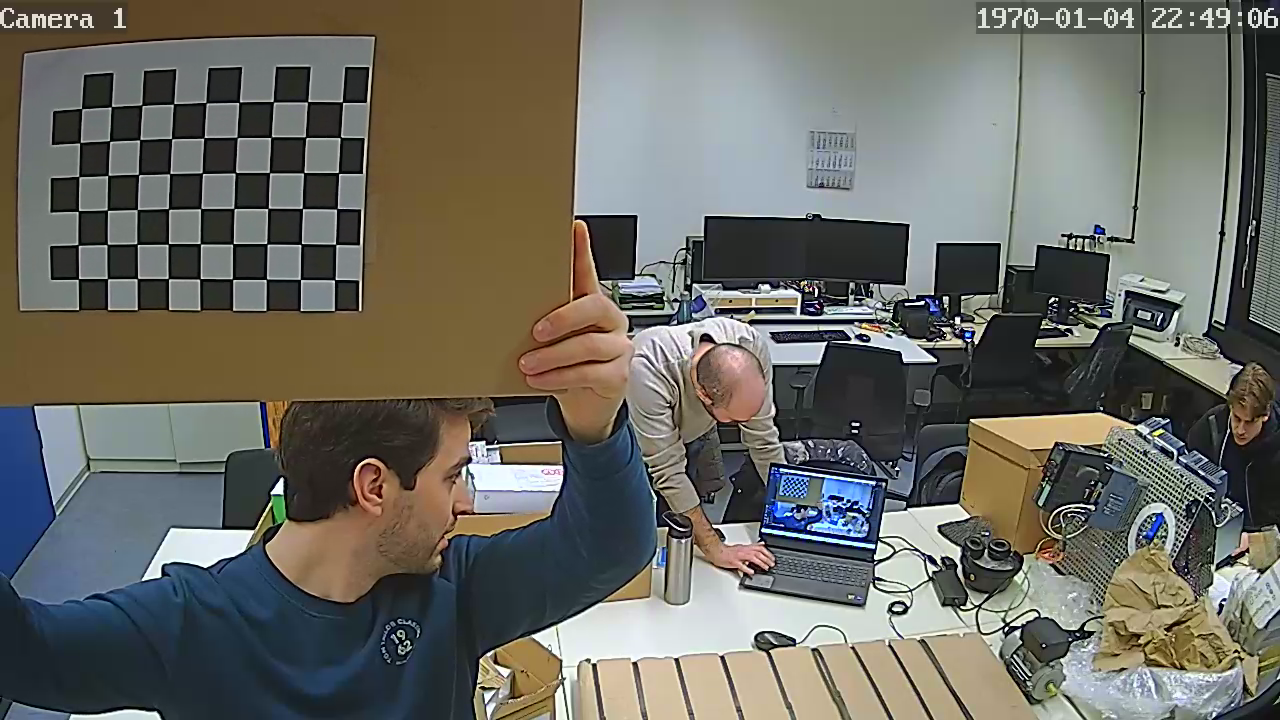
#> input picture estimator_include/SruvCameraData/CameraCalibration-main/images/img0.png, 1280 x 720 px; its folder holds 5 pictures in this run
$ python calibration.py
#> lines starting #> are read from the running program, lines starting #| are printed output that depends on the picture; after the words box and inside, x2 and y2 are one past the last pixel; in counts of white or black regions, pixels touching at a corner belong together
import numpy as np
import cv2 as cv
import glob
import pickle


################ FIND CHESSBOARD CORNERS - OBJECT POINTS AND IMAGE POINTS #############################

chessboardSize = (9,6)
frameSize = (1280,720)


# termination criteria
criteria = (cv.TERM_CRITERIA_EPS + cv.TERM_CRITERIA_MAX_ITER, 30, 0.001)


# prepare object points, like (0,0,0), (1,0,0), (2,0,0) ....,(6,5,0)
objp = np.zeros((chessboardSize[0] * chessboardSize[1], 3), np.float32)
objp[:,:2] = np.mgrid[0:chessboardSize[0],0:chessboardSize[1]].T.reshape(-1,2)

size_of_chessboard_squares_mm = 27
objp = objp * size_of_chessboard_squares_mm


# Arrays to store object points and image points from all the images.
objpoints = [] # 3d point in real world space
imgpoints = [] # 2d points in image plane.


images = glob.glob('images/*.png')
# images = 'images/*.png'

for image in images:

    img = cv.imread(image)
#> img is the input picture: shape (720, 1280, 3); mean B, G, R 99.1, 106.5, 106.9
    gray = cv.cvtColor(img, cv.COLOR_BGR2GRAY)
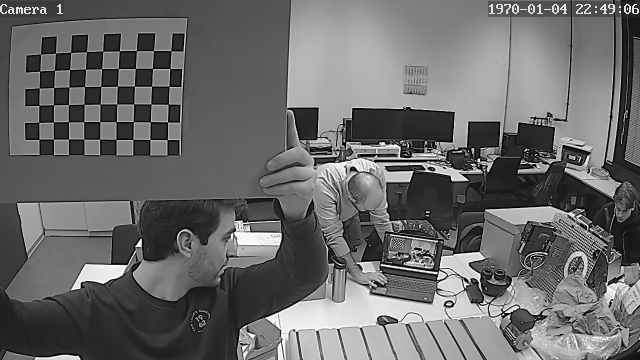
#> gray: shape (720, 1280) (shown at 1/2 size); min 0, max 255, mean 105.7
    height, width = img.shape[:2]
    print(f"Resolution is: {width}x{height}")
#| Resolution is: 1280x720

    # Find the chess board corners
    ret, corners = cv.findChessboardCorners(gray, chessboardSize, None)
#> ret = True; corners = 54 rows, first 8: [334.7, 279.7], [300.4, 279.5], [266.4, 279.3], [232.5, 279.1], [199.8, 278.9], [168.3, 278.6], [137.4, 278.5], [107.5, 278.6]

    # If found, add object points, image points (after refining them)
    if ret == True:

        objpoints.append(objp)
        corners2 = cv.cornerSubPix(gray, corners, (11,11), (-1,-1), criteria)
#> corners2 = 54 rows, first 8: [334.7, 279.7], [300.4, 279.5], [266.4, 279.3], [232.5, 279.2], [199.8, 278.8], [168.4, 278.6], [137.4, 278.5], [107.4, 278.6]
        imgpoints.append(corners)

        # Draw and display the corners
        cv.drawChessboardCorners(img, chessboardSize, corners2, ret)
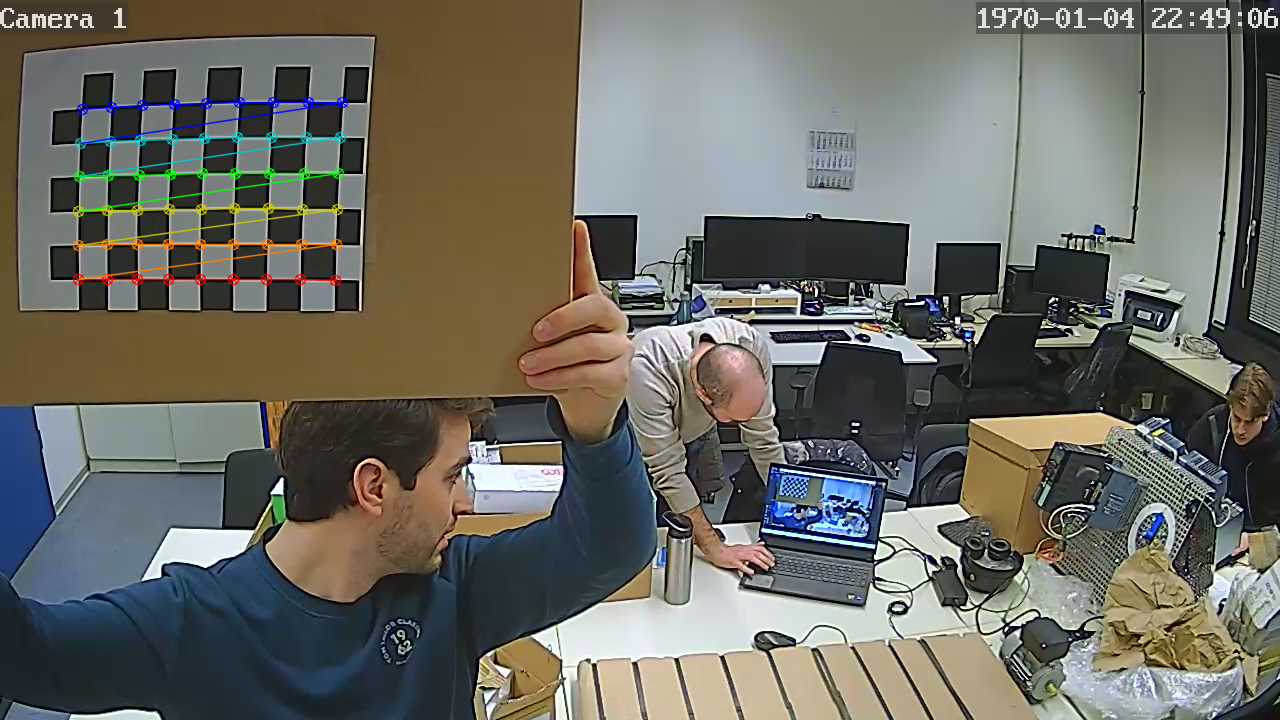
#> img: shape (720, 1280, 3); 1.37% of pixels changed, all inside (x1, y1, x2, y2) = (72, 96, 349, 287)
        cv.imshow('img', img)
        cv.waitKey(1000)
#> pass 2 of the loop `for image in images:`:
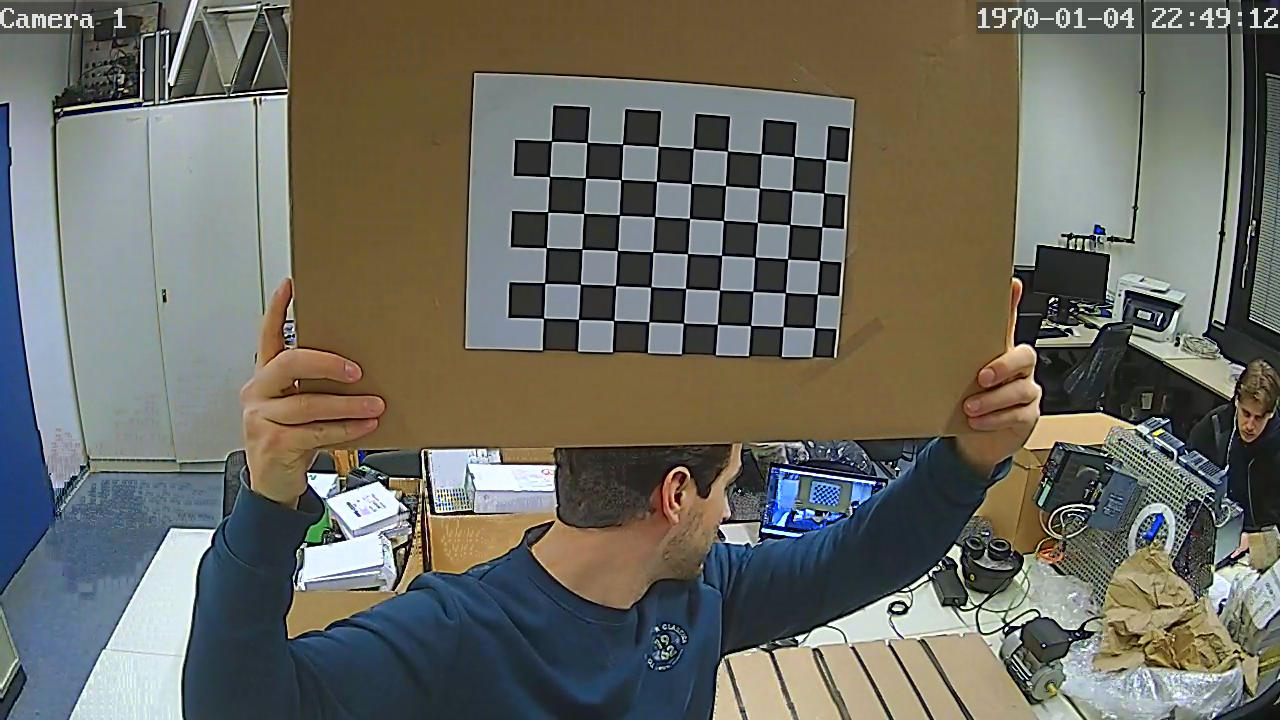
#> input picture estimator_include/SruvCameraData/CameraCalibration-main/images/img1.png, 1280 x 720 px
#> img is the input picture: shape (720, 1280, 3); mean B, G, R 97.8, 106.5, 107.4
#> `gray = cv.cvtColor(img, cv.COLOR_BGR2GRAY)`:
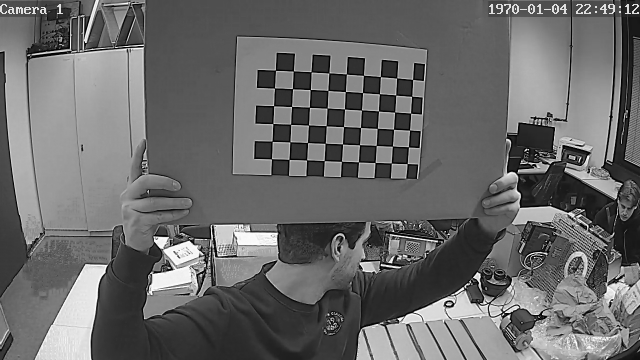
#> gray: shape (720, 1280) (shown at 1/2 size); min 0, max 255, mean 105.7
#| Resolution is: 1280x720
#> corners = 54 rows, first 8: [814.6, 327.6], [782.8, 326.5], [750.6, 325.5], [717.4, 324.3], [683.6, 322.9], [648.7, 321.7], [613.6, 320.6], [578.5, 319.4]
#> corners2 = 54 rows, first 8: [814.7, 327.6], [782.9, 326.5], [750.6, 325.5], [717.4, 324.4], [683.4, 323.1], [648.7, 321.7], [613.7, 320.5], [578.4, 319.4]
#> `cv.drawChessboardCorners(img, chessboardSize, corners2, ret)`:
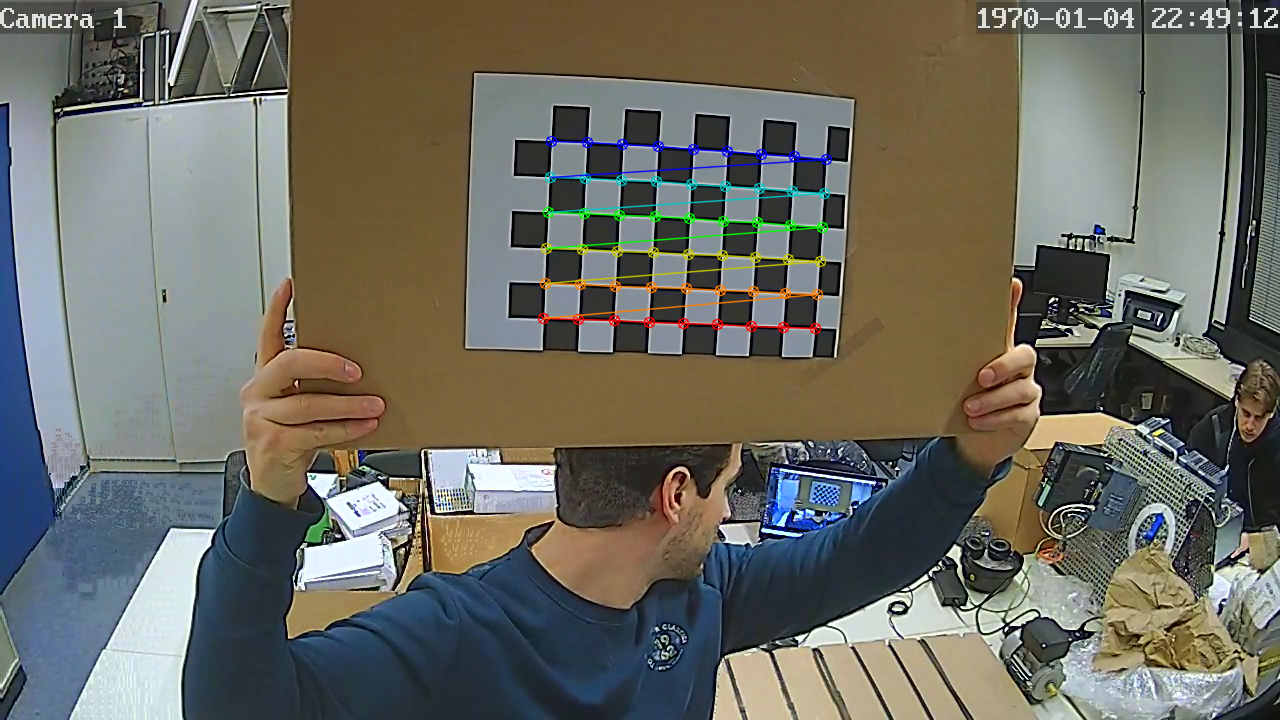
#> img: shape (720, 1280, 3); 1.42% of pixels changed, all inside (x1, y1, x2, y2) = (537, 135, 833, 335)
#> pass 3 of the loop `for image in images:`:
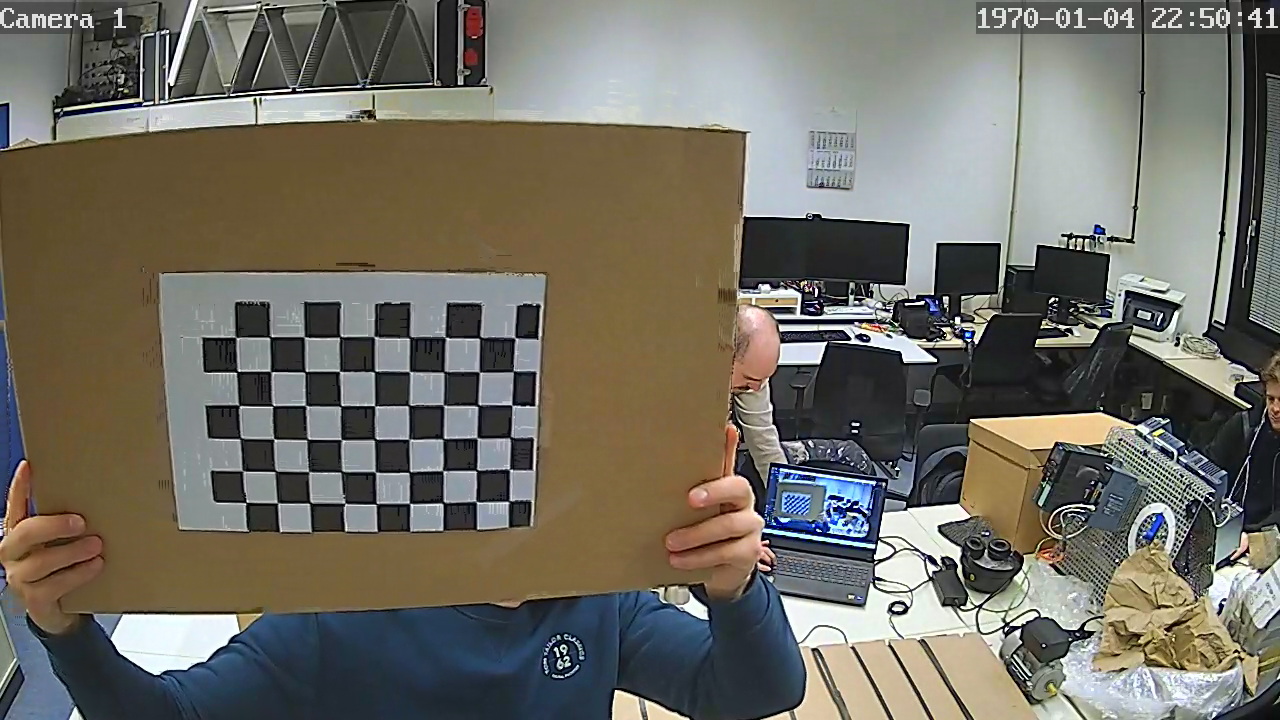
#> input picture estimator_include/SruvCameraData/CameraCalibration-main/images/img10.png, 1280 x 720 px
#> img is the input picture: shape (720, 1280, 3); mean B, G, R 99.9, 109.7, 112.9
#> `gray = cv.cvtColor(img, cv.COLOR_BGR2GRAY)`:
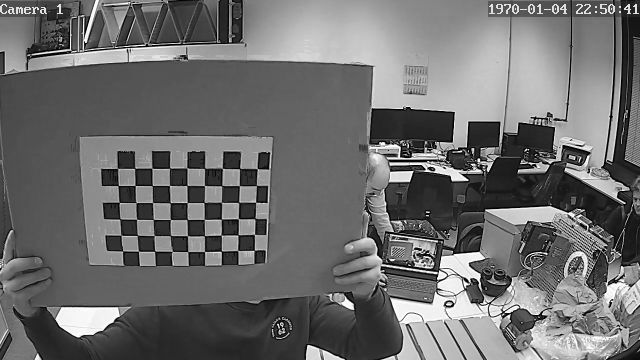
#> gray: shape (720, 1280) (shown at 1/2 size); min 0, max 255, mean 109.5
#| Resolution is: 1280x720
#> corners = 54 rows, first 8: [508.8, 500.9], [476.2, 501.4], [442.6, 502.2], [409.4, 503.4], [376.6, 503.9], [345.1, 503], [310, 502.6], [277.7, 502.7]
#> corners2 = 54 rows, first 8: [509, 501.2], [475.9, 501.6], [443.2, 502.8], [409.5, 503.5], [376.2, 503.7], [344.6, 502.8], [309.8, 502.9], [277.4, 502.8]
#> `cv.drawChessboardCorners(img, chessboardSize, corners2, ret)`:
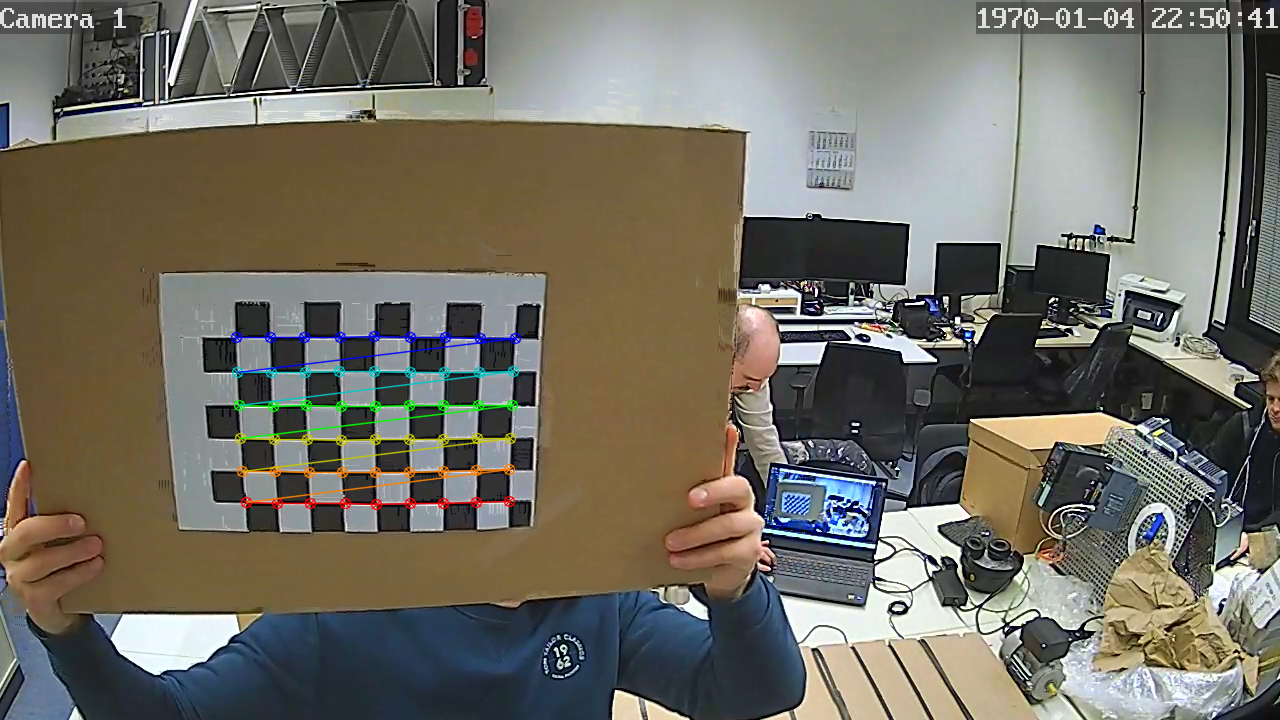
#> img: shape (720, 1280, 3); 1.41% of pixels changed, all inside (x1, y1, x2, y2) = (230, 330, 522, 511)
#> the loop made 5 passes; the first 3 are shown


cv.destroyAllWindows()


############## CALIBRATION #######################################################

ret, cameraMatrix, dist, rvecs, tvecs = cv.calibrateCamera(objpoints, imgpoints, frameSize, None, None)
print("ret", ret)
print("cameraMatrix", cameraMatrix)
print("dist", dist)
print("rvecs", rvecs)
print("tvecs", tvecs)

# [18 lines of commented-out code are left out]

img = cv.imread('images/img5.png')
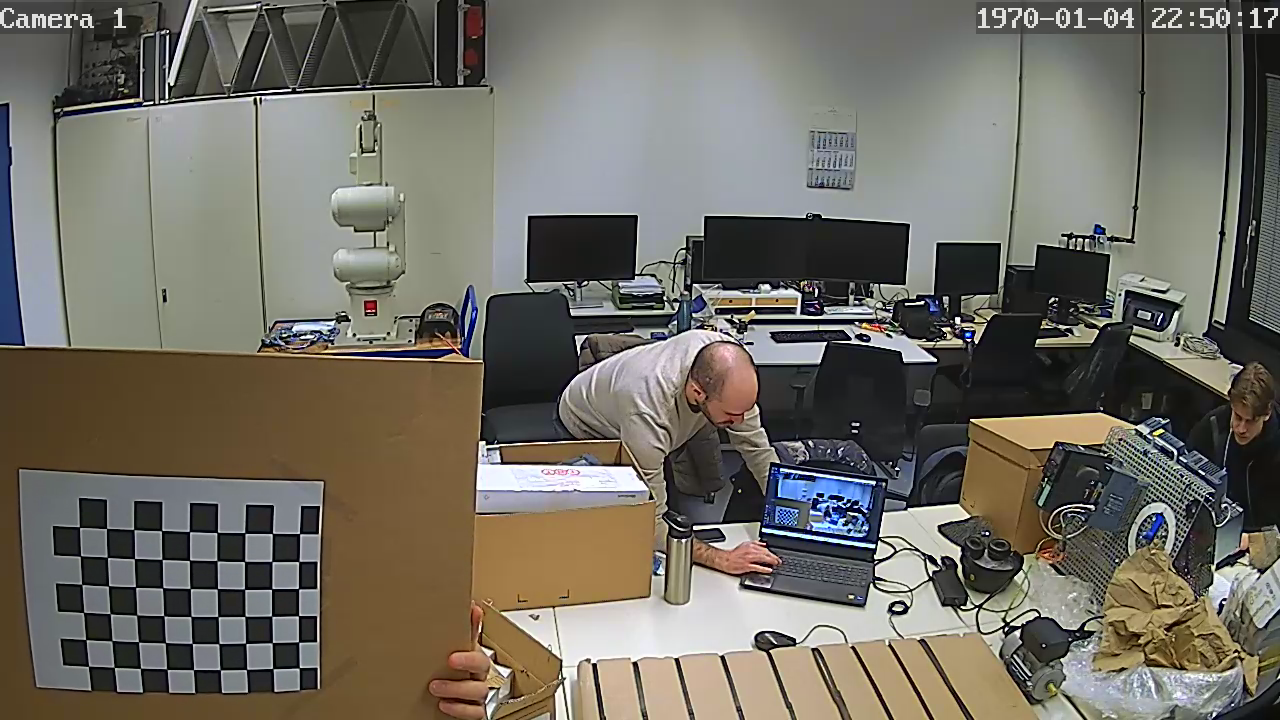
#> input picture estimator_include/SruvCameraData/CameraCalibration-main/images/img5.png, 1280 x 720 px
#> img is the input picture: shape (720, 1280, 3); mean B, G, R 99.4, 108.8, 112.3
h,  w = img.shape[:2]
newCameraMatrix, roi = cv.getOptimalNewCameraMatrix(cameraMatrix, dist, (w,h), 1, (w,h))
print("newCameraMatrix", newCameraMatrix)


# Undistort
dst = cv.undistort(img, cameraMatrix, dist, None, newCameraMatrix)

# crop the image
x, y, w, h = roi
dst = dst[y:y+h, x:x+w]
#> dst: shape (580, 1236, 3)
cv.imwrite('caliResult1.png', dst)


# Undistort with Remapping
mapx, mapy = cv.initUndistortRectifyMap(cameraMatrix, dist, None, newCameraMatrix, (w,h), 5)
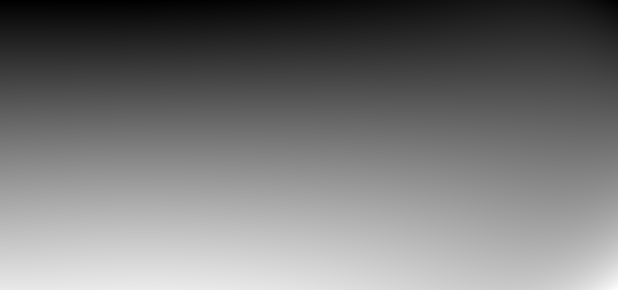
#> mapy: shape (580, 1236) float32 (shown at 1/2 size); min -63.45, max 723.7, mean 303.7; drawn with min black and max white
dst = cv.remap(img, mapx, mapy, cv.INTER_LINEAR)

# crop the image
x, y, w, h = roi
dst = dst[y:y+h, x:x+w]
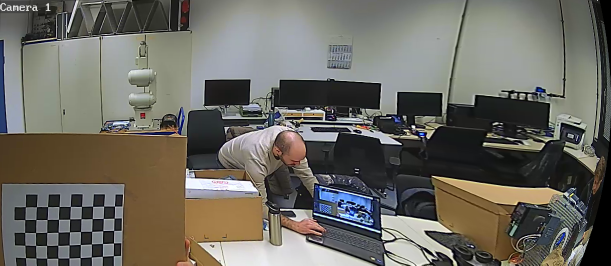
#> dst: shape (531, 1222, 3) (shown at 1/2 size); mean B, G, R 97.4, 105, 107.2
cv.imwrite('caliResult2.png', dst)


# Reprojection Error
mean_error = 0

for i in range(len(objpoints)):
    imgpoints2, _ = cv.projectPoints(objpoints[i], rvecs[i], tvecs[i], cameraMatrix, dist)
    error = cv.norm(imgpoints[i], imgpoints2, cv.NORM_L2)/len(imgpoints2)
    mean_error += error

print( "total error: {}".format(mean_error/len(objpoints)) )
